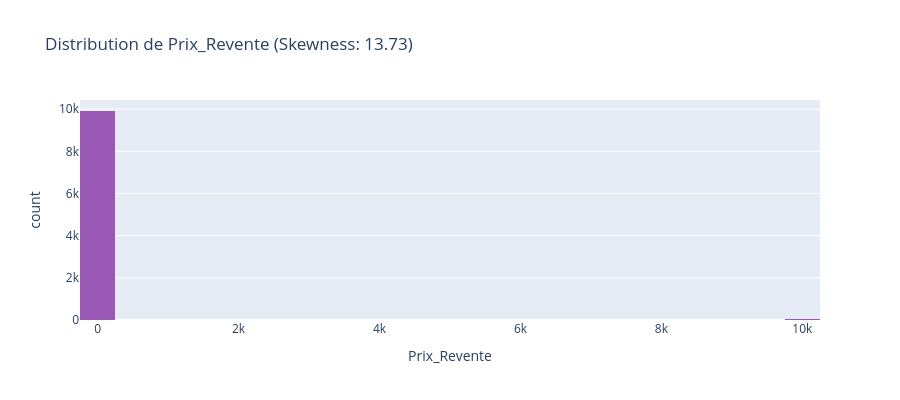

Notebook cell for this chart:
### Markdown cell above
## Distribution de Prix_Revente
Un focus particulier est mis sur la variable `Prix_Revente` afin de mettre en évidence sa dissymétrie (skewness) due notamment à l'impact potentiel des codes sentinelles non encore traités.

### Code cell
skewness_val = df['Prix_Revente'].skew()
fig_prix = px.histogram(
    df, x='Prix_Revente', 
    title=f"Distribution de Prix_Revente (Skewness: {skewness_val:.2f})",
    nbins=50, 
    color_discrete_sequence=['#9b59b6'],
    height=400
)
fig_prix.show()

### Figure 1 — Plotly figure (JSON) as saved in the notebook; plotly's stock layout.template omitted (floating-point values rounded to 4 significant figures; data arrays with more than 128 entries replaced by an {"elided": "..."} marker saying what was removed)
{"data": [{"bingroup": "x", "hovertemplate": "Prix_Revente=%{x}<br>count=%{y}<extra></extra>", "legendgroup": "", "marker": {"color": "#9b59b6", "pattern": {"shape": ""}}, "name": "", "nbinsx": 50, "orientation": "v", "showlegend": false, "type": "histogram", "x": {"elided": "10500 float values"}, "xaxis": "x", "yaxis": "y"}], "layout": {"barmode": "relative", "height": 400, "legend": {"tracegroupgap": 0}, "title": {"text": "Distribution de Prix_Revente (Skewness: 13.73)"}, "xaxis": {"anchor": "y", "domain": [0, 1], "title": {"text": "Prix_Revente"}}, "yaxis": {"anchor": "x", "domain": [0, 1], "title": {"text": "count"}}}}
